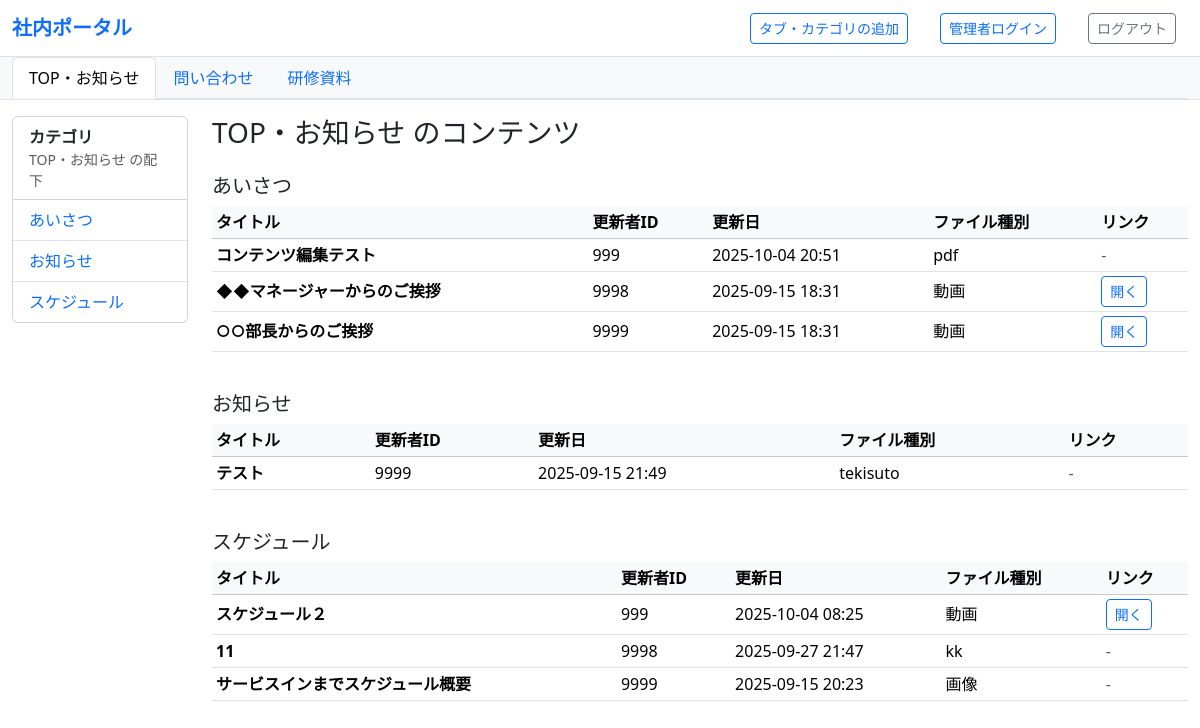
/, run on an earlier commit of the app's database.
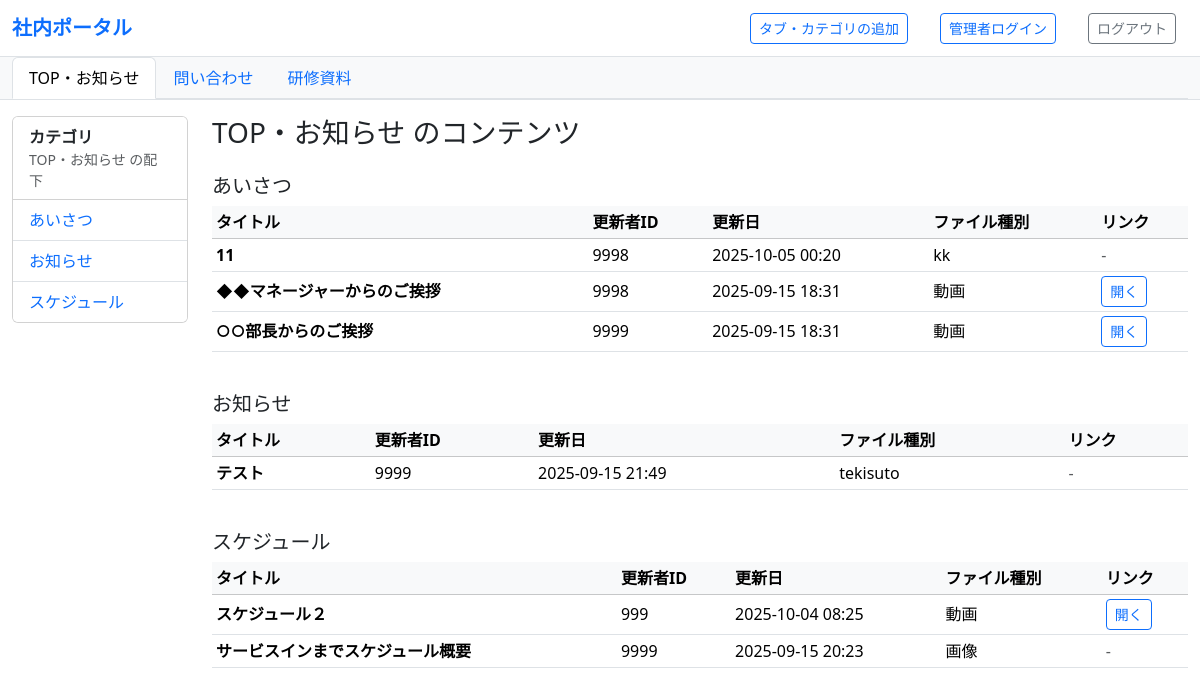
And on a later commit of the database.
### share/models.py (models this page shows, shortened)
class Category(models.Model):
    id = models.AutoField(primary_key=True)
    name = models.CharField(
        verbose_name="カテゴリ名",
        max_length=100
    )
    parent_id = models.PositiveIntegerField(
        db_column="親カテゴリ",
        null=True, blank=True,
    )
    class Meta:
        db_table = "カテゴリ"
        verbose_name = "カテゴリ"
        verbose_name_plural = "カテゴリ"
    def __str__(self):
        return f"{self.id} {self.name}"

class Content(models.Model):
    id = models.AutoField(primary_key=True)
    administrator = models.ForeignKey(
        Administrator,
        on_delete=models.CASCADE,
        db_column="管理者ID"
    )
    category = models.ForeignKey(
        Category,
        on_delete=models.CASCADE,
        db_column="カテゴリID"
    )
    title = models.CharField(
        verbose_name="表示名称（タイトル）",
        max_length=200
    )
    description = models.TextField(
        verbose_name="概要説明",
        blank=True, null=True
    )
    updater_user_id = models.PositiveIntegerField(
        verbose_name="更新者ID",
    )
    updated_at = models.DateTimeField(
        verbose_name="更新日",
        auto_now=True
    )
    file_url = models.URLField(
        verbose_name="添付ファイル格納先URL",
        max_length=500,
        blank=True, null=True
    )
    file_type = models.CharField(
        verbose_name="ファイル種別",
        max_length=50
    )
    class Meta:
        db_table = "コンテンツ"
        verbose_name = "コンテンツ"
        verbose_name_plural = "コンテンツ"
    def __str__(self):
        return f"{self.id} {self.title}"

### share/views.py (the view)
# urls.py: path("", views.parent_contents, {"parent_id": 8}, name="parent_contents_default"),
def parent_contents(request, parent_id: int):
    parent = get_object_or_404(Category, id=parent_id)
    children_qs = Category.objects.filter(parent_id=parent.id).order_by("name")
    contents_qs = (
        Content.objects
        .select_related("category")       # category.name をテンプレで使う前提
        .filter(category__parent_id=parent.id)
        .order_by("category__name", "-updated_at")
    )
    template_name = "parent_generic.html"
    return render(request, template_name, {
        "parent": parent,
        "children": children_qs,     # 左メニュー
        "contents": contents_qs,     # 右側テーブル
        "contents_by_child": _group_by_child(contents_qs),
    })

### share/context_processors.py (called while the page is built)
def parent_categories(request):
    return {
        "parent_categories": Category.objects.filter(parent_id__isnull=True).order_by("name")
    }

### share/views.py (called while the page is built)
def _group_by_child(contents_qs):
    print("contents_qs=",contents_qs)
    """{child_category: [Content,...]} へ整形（テンプレ側で使いやすいように）"""
    from collections import OrderedDict
    grouped = OrderedDict()
    for c in contents_qs:
        grouped.setdefault(c.category, []).append(c)
        print("c.category=",c.category)
    print("grouped",grouped)
    return grouped

### share/templates/parent_generic.html (shortened to what this page needs)
{% extends "base.html" %}
{% block left_menu %}
  {% include "includes/_left_menu_children.html" with parent=parent children=children only %}
{% endblock %}
{% block content %}
  <h1 class="h3 mb-3">{{ parent.name }} のコンテンツ</h1>
  {% for child, rows in contents_by_child.items %}
    <h2 id="child-{{ child.id }}" class="h5 mt-4 mb-2">
      {{ child.name }}
    </h2>
    <div class="table-responsive">
      <table class="table table-sm table-hover align-middle">
        <thead class="table-light">
          <tr>
            <th>タイトル</th>
            <th>更新者ID</th>
            <th>更新日</th>
            <th>ファイル種別</th>
            <th>リンク</th>
          </tr>
        </thead>
        <tbody>
          {% for c in rows %}
            <tr>
              <td class="fw-semibold">{{ c.title }}</td>
              <td>{{ c.updater_user_id }}</td>
              <td>{{ c.updated_at|date:"Y-m-d H:i" }}</td>
              <td>{{ c.file_type }}</td>
              <td>
                {% if c.file_url %}
                  <a class="btn btn-sm btn-outline-primary" href="{{ c.file_url }}" target="_blank" rel="noopener">開く</a>
                {% else %}
                  <span class="text-muted">-</span>
                {% endif %}
              </td>
            </tr>
          {% empty %}
            <tr><td colspan="5" class="text-muted">コンテンツはありません</td></tr>
          {% endfor %}
        </tbody>
      </table>
    </div>
  {% empty %}
    <div class="alert alert-secondary">配下コンテンツはありません。</div>
  {% endfor %}
{% endblock %}

### share/templates/base.html (shortened to what this page needs)
<!DOCTYPE html>
<html lang="ja">
<head>
  <link href="https://cdn.jsdelivr.net/npm/bootstrap@5.3.3/dist/css/bootstrap.min.css" rel="stylesheet">
</head>
<body>
  <nav class="navbar navbar-expand-lg navbar-light bg-white border-bottom sticky-top">
    <div class="container-fluid d-flex justify-content-between align-items-center">
      <a class="navbar-brand fw-bold text-primary" href="{% url 'parent_contents_default' %}">社内ポータル</a>
      <div class="d-flex gap-2">
        <div class="container-fluid">
          <form action="{% url 'category_add' %}" method="post">
            <input class="btn btn-outline-primary btn-sm" type="submit" value="タブ・カテゴリの追加">
          </form>
        </div>
        <div class="container-fluid">
          <form action="{% url 'login' %}" method="post">
            <input class="btn btn-outline-primary btn-sm" type="submit" value="管理者ログイン">
          </form>
        </div>
        <div class="container-fluid">
          <form action="{% url 'logout' %}" method="post">
            <input class="btn btn-outline-secondary btn-sm" type="submit" value="ログアウト">
          </form>
        </div>
      </div>
    </div>
  </nav>
  <div class="bg-light border-bottom">
    <div class="container-fluid">
      <ul class="nav nav-tabs">
        {% for cat in parent_categories %}
          <li class="nav-item">
            <a class="nav-link {% if parent and parent.id == cat.id %}active{% endif %}"
               href="{% url 'parent_contents' parent_id=cat.id %}">
              {{ cat.name }}
            </a>
          </li>
        {% empty %}
          <li class="nav-item text-muted small p-2">親カテゴリが未登録です</li>
        {% endfor %}
      </ul>
    </div>
  </div>
  <main class="container-fluid my-3">
    <div class="row">
      <aside class="col-12 col-md-3 col-lg-2 mb-3">
        {% block left_menu %}{% endblock %}
      </aside>
      <section class="col-12 col-md-9 col-lg-10">
        {% block content %}{% endblock %}
      </section>
    </div>
  </main>
</body>
</html>

### share/templates/includes/_left_menu_children.html
<div class="card">
  <div class="card-header bg-white">
    <div class="fw-bold">カテゴリ</div>
    <div class="small text-muted">{{ parent.name }} の配下</div>
  </div>
  <ul class="list-group list-group-flush">
    {% for child in children %}
      <li class="list-group-item d-flex justify-content-between align-items-center">
        <a class="text-decoration-none" href="#child-{{ child.id }}">{{ child.name }}</a>
      </li>
    {% empty %}
      <li class="list-group-item text-muted">子カテゴリはありません</li>
    {% endfor %}
  </ul>
</div>

What changed in the data, as far as the page shows it:
changed Category "あいさつ": loses Content (title "コンテンツ編集テスト", updater_user_id "999", updated_at "2025-10-04 20:51", file_type "pdf"); gains Content (title "11", updater_user_id "9998", updated_at "2025-10-05 00:20", file_type "kk")
changed Category "スケジュール": loses Content (title "11", updater_user_id "9998", updated_at "2025-09-27 21:47", file_type "kk")
